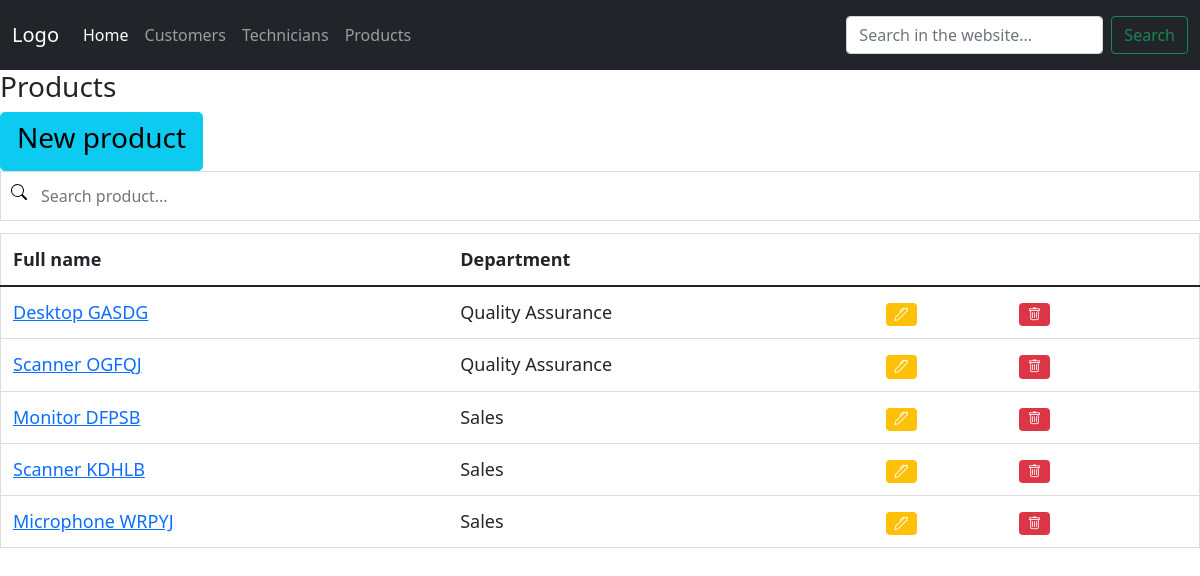
Page /product_list/ on the committed database.
### hotline/models.py (models this page shows, shortened)
class product(models.Model):
    name = models.CharField(max_length=50)
    department_id = ForeignKey('department', on_delete=models.PROTECT)
    description = models.TextField(blank=True, null=True)

class department(models.Model):
    name = models.CharField(max_length=50)
    subset = models.CharField(max_length=50)
    def __str__(self):
        return self.name

### hotline/views.py (the view)
# urls.py: path('product_list/', views.product_list, name='product_list'),
def product_list(request):
    context = {
        'products': all_products
    }
    return render(request, 'hotline/product_list.html', context)

### hotline/templates/hotline/product_list.html
{% extends 'hotline/home.html' %}
{% block content %}
<h3>Products</h3>
<a href="{% url 'new_product' %}" class="btn btn-info btn-lg"><h3>New product</h3></a>
<input type="text" id="SearchInput" onkeyup="filterTable()" placeholder="Search product..." title="Type in a name">
<table id="searchableTable" class="table table-responsive table-hover">
    <thead class="thead dark">
        <tr>
            <th scope="col">Full name</th>
            <th scope="col">Department</th>
            <th scope="col"></th>
            <th scope="col"></th>
        </tr>
    </thead>
    <tbody>
        {% for product in products %}
        <tr>
            <td><a href="{% url 'product_detail' product.id %}">{{product.name}}</a></td>
            <td>{{product.department_id}}</td>
            <td><a href="#"><span class="badge bg-warning"><i class="bi bi-pen"></i></span></a></td>
            <td><a href="#"><span class="badge bg-danger"><i class="bi bi-trash"></i></span></a></td>
            <td></td>
        </tr>
        {% endfor %}
    </tbody>
</table>
{% endblock %}

### static/css/style.css (style rules this page uses)
#SearchInput { background-image: url('../images/search.svg'); background-position: 10px 12px; background-repeat: no-repeat; width: 100%; font-size: 16px; padding: 12px 20px 12px 40px; border: 1px solid #ddd; margin-bottom: 12px; }
#searchableTable { border-collapse: collapse; width: 100%; border: 1px solid #ddd; font-size: 18px; }
#searchableTable th, #searchableTable td { text-align: left; padding: 12px; }
#searchableTable tr { border-bottom: 1px solid #ddd; }

### rows in the picture
product: name "Desktop GASDG", department_id "Quality Assurance"
product: name "Scanner OGFQJ", department_id "Quality Assurance"
product: name "Monitor DFPSB", department_id "Sales"
product: name "Scanner KDHLB", department_id "Sales"
product: name "Microphone WRPYJ", department_id "Sales"
